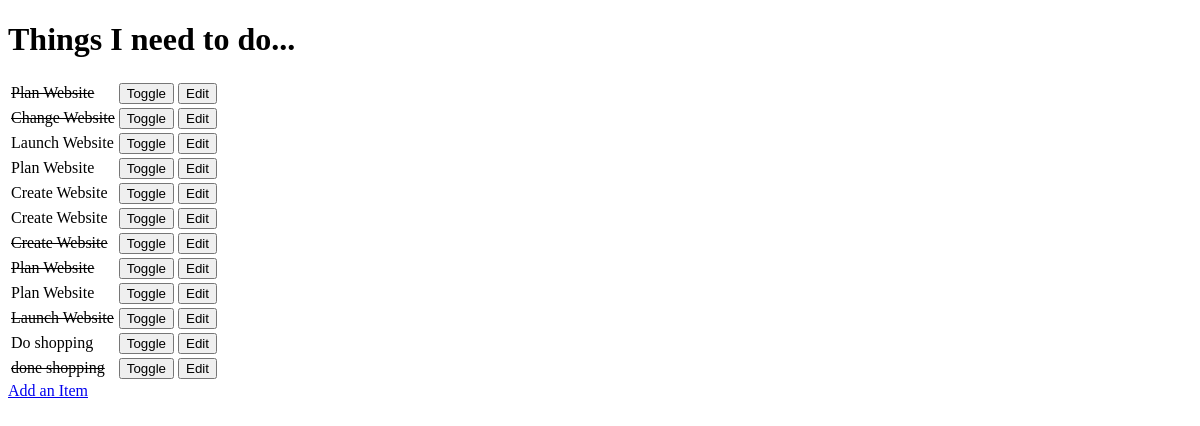
The app's page /, older data.
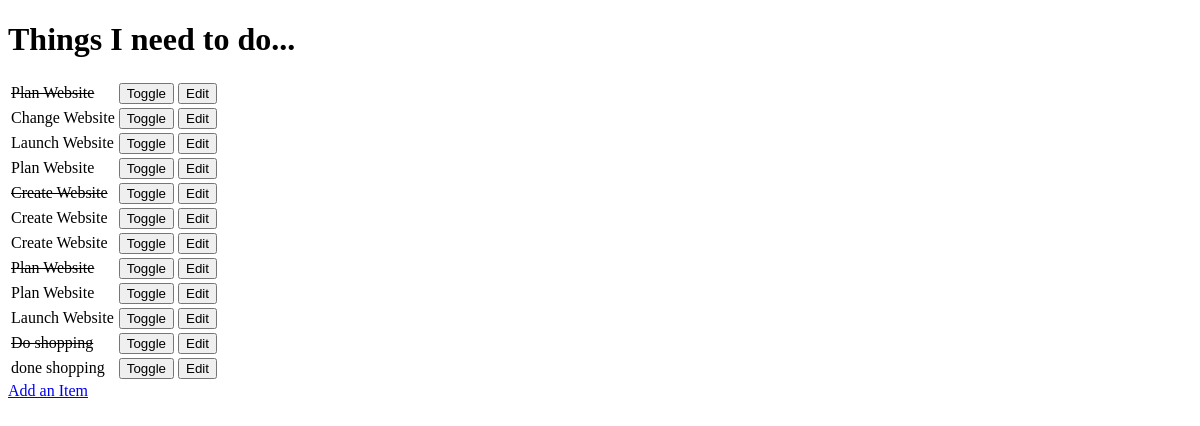
The same page, newer data.
### todo/models.py (models this page shows, shortened)
class Item(models.Model):
    name = models.CharField(max_length=30, blank=False)
    done = models.BooleanField(blank=False, default=False)

### todo/views.py (the view)
# urls.py: url(r'^$', get_todo_list),
def get_todo_list(request):
    results = Item.objects.all()
    return render(request, "todo_list.html", {'items': results})

### todo/templates/todo_list.html (shortened to what this page needs)
<!DOCTYPE html>
<html lang="en">
<head>
</head>
<body>
    <h1>Things I need to do...</h1>
    <table>
        {% for item in items %}
        <tr>
            {% if item.done %}
            <td><strike>{{ item.name }}</strike></td>
            {% else %}
            <td>{{ item.name }}</td>
            {% endif %}
        <td>
            <form method="GET" action="toggle/{{ item.id }}">{% csrf_token %}<input type="submit" value="Toggle"></form>
        </td>
        <td>
            <form method="GET" action="edit/{{ item.id }}"><input type="submit" value="Edit"></form>
        </td>
        </tr>
        {% empty %}
        <p>You have no tasks to do.</p>
        {% endfor %}
   </table>
   <a href="add">Add an Item</a>
</body>
</html>

Row changes from the older to the newer data that the page shows:
changed Item "Change Website": done True → False (drawn)
changed Item (number 5 of 12 on the later page): done False → True (drawn)
changed Item (number 7 of 12 on the later page): done True → False (drawn)
changed Item (number 10 of 12 on the later page): done True → False (drawn)
changed Item "Do shopping": done False → True (drawn)
changed Item "done shopping": done True → False (drawn)
